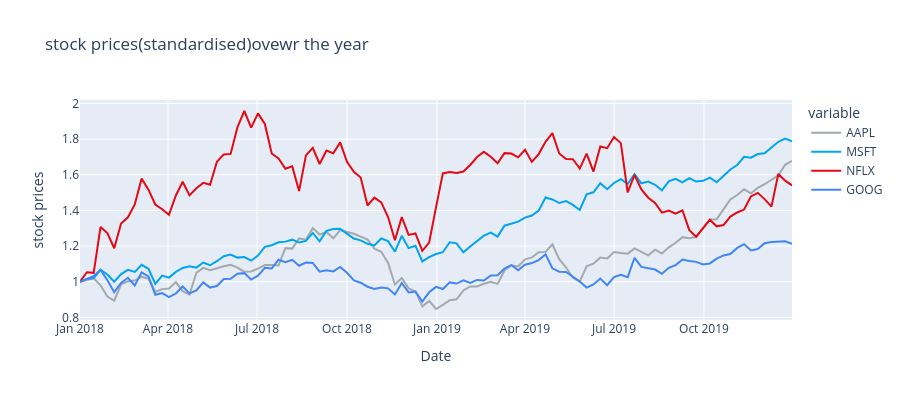

Notebook code for this chart:
### Code cell
# timeseries 
# bi variate analysis

stocks
stock_colours=['#A2AAAD','#00A4EF','#E50914','#4285F4']
px.line(stocks,x='date',y=['AAPL','MSFT','NFLX','GOOG'],
        height=400,title='stock prices(standardised)ovewr the year',
        labels={'value':'stock prices','date':'Date'},
        color_discrete_sequence=stock_colours)
